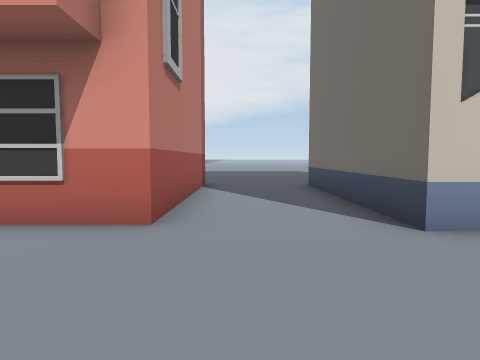
View 1 (above)

21 first-person views from a walk through a 3-D level made in the Unity game engine. The camera is 1.5 m above the floor, tilts 4° down and sees 75° across. The floor is counted in squares, 2 m on a side. Each view is taken from the middle of a square. On the plan, view 1 faces up. The plan holds only what a view shows up to about 10 squares ahead; the rest is blank. The place goes on beyond the plan. The player is left out. Some animated figures are left out.

View 2
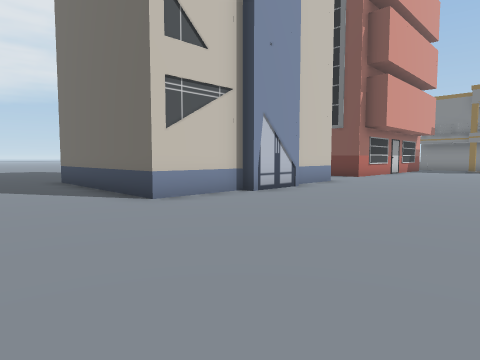

View 3
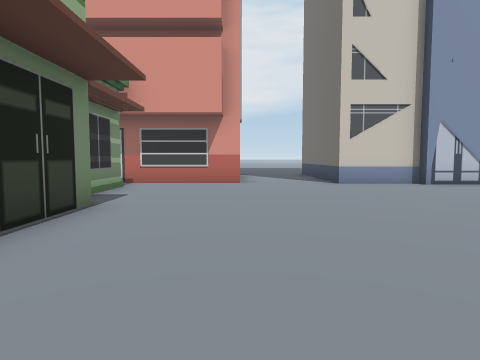

View 4
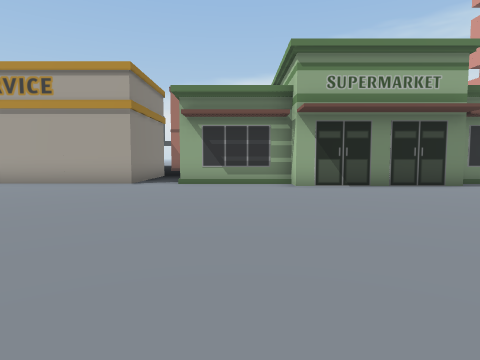

View 5
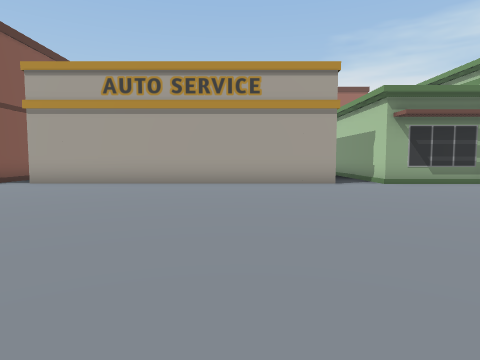

View 6
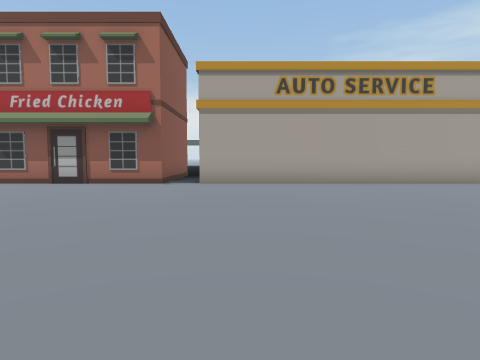

View 7
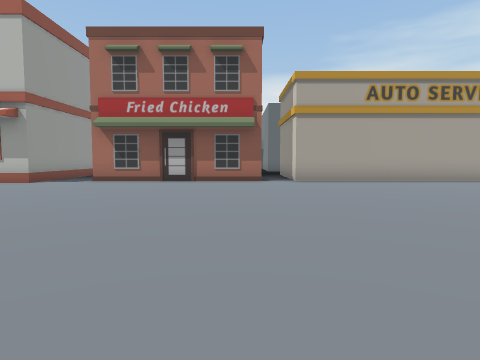

View 8
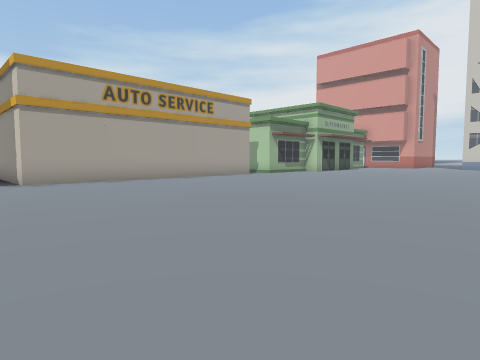

View 9
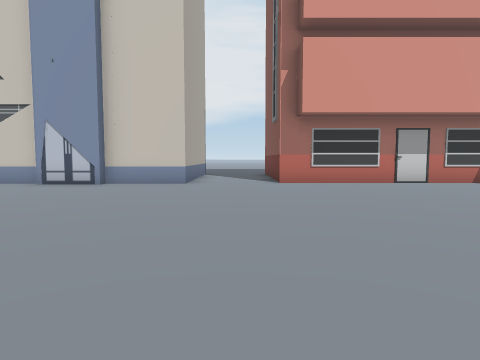

View 10
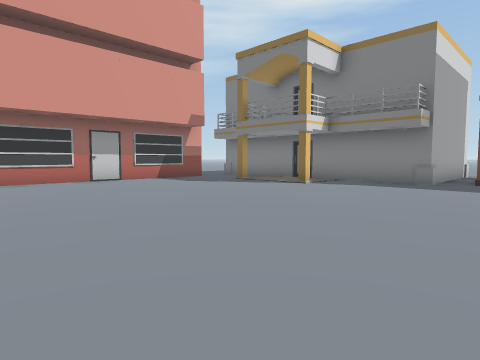

View 11
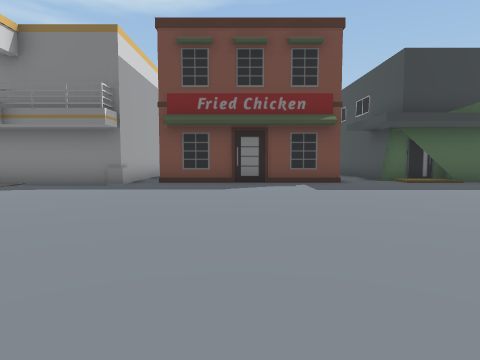

View 12
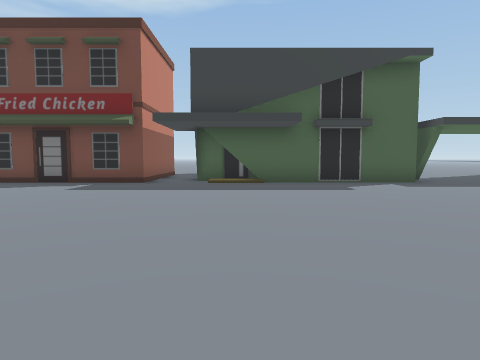

View 13
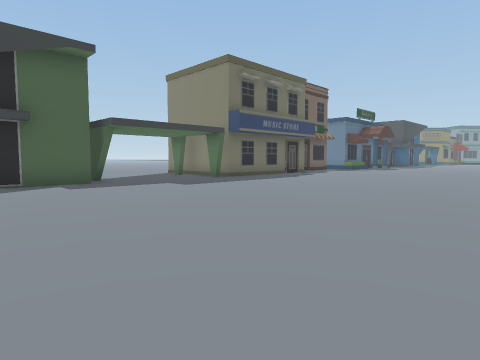

View 14
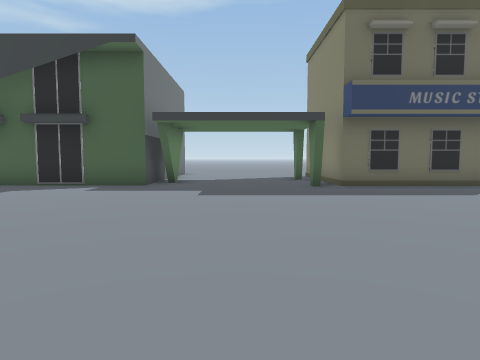

View 15
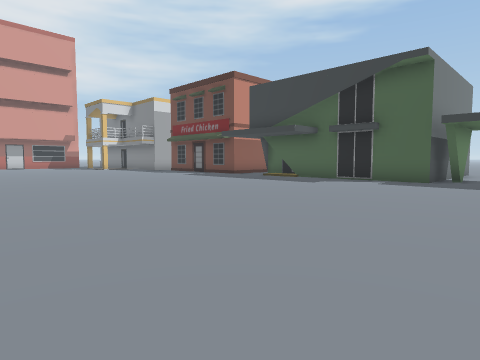

View 16
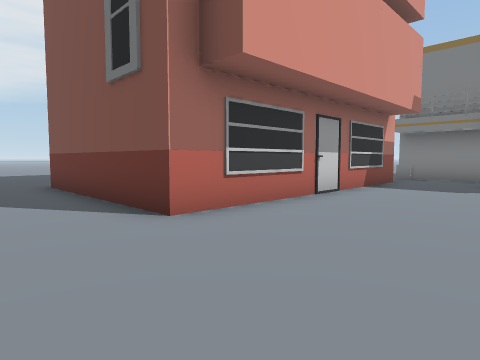

View 17
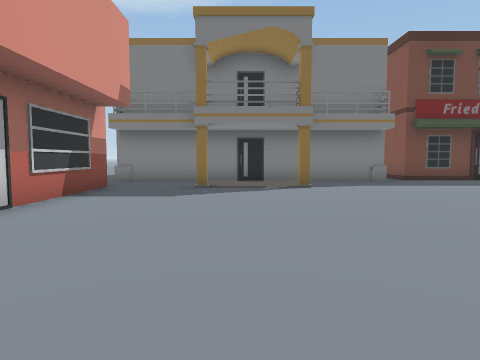

View 18
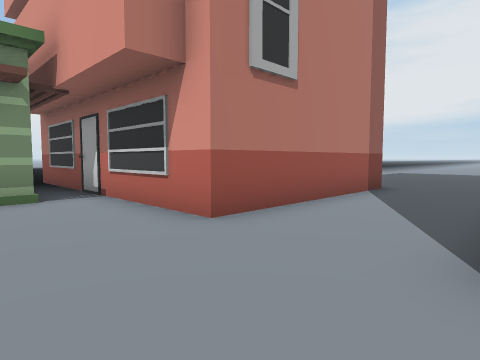

View 19
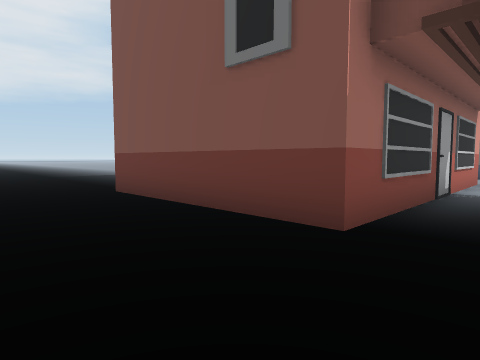

View 20
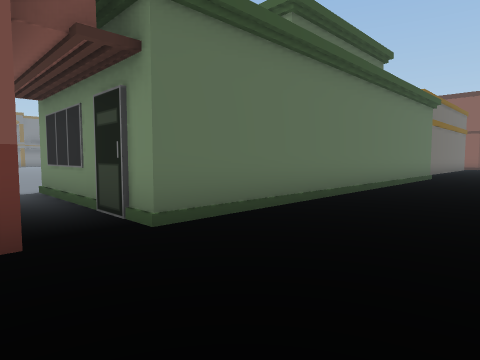

View 21
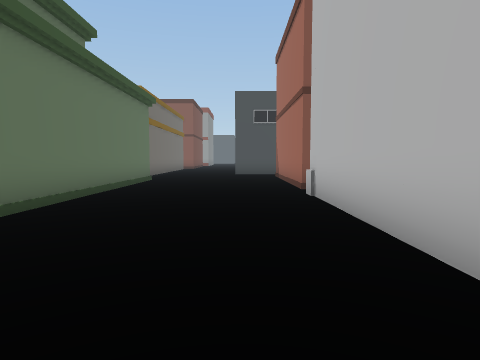

### Floor plan
Key: @ floor where view 1 was taken; # wall or solid block; . floor; B building.
Columns run from 14 left of view 1 to 23 right of it. Each row starts with its distance up from view 1.
  9    ..B       B...       ..B
  8    ..B       B..B       ..B
  7     .B       B..B       ..B
  6      B       B..B       ..B
  5      B       B..B       ..B
  4   .  BBBBBBBBB..B     B...BBBBBBBB.#
  3      ...........BBBBBBB............#
  2   .  BBBBBB........................#
  1      B    B......................#.#
  0 #    B    B...@....................#
 -1 #   .BB   B........................#
 -2 #  ..BB   B.......   ............#.#
 -3 #  ..BB   B......    ..............#
 -4 #....BB   B......     .............###
 -5  ....BB  BB.......     ...............
 -6 #....BB  BB........     ............#
 -7 #....B    B.........     ...........#
 -8 #....B   BB........       ..........#
 -9          ..........        .........#
-10          ..........        .........#
-11           B.........       .........#
-12           B.........      ...........
-13           B.........      ..........
-14           B.........      ..........#
-15           B.........      ..........#
-16           B.........      ..........#
-17           B..........     ..........#
-18           B..........    ...........#
-19        BBBB..........    ...........##
-20          ............    ...........##
-21          #...........    .............
-22          #..........     .............
-23          #.........        ...........
-24          #........         ........#..
-25          #......           .........##
-26           .....            .... ....#

Where each view was taken, in squares from view 1:
view 1: 0 up, 0 right, facing up
view 2: 2 down, 1 left, facing up-right
view 3: 6 down, 1 left, facing up
view 4: 7 down, 5 right, facing left
view 5: 13 down, 5 right, facing left
view 6: 18 down, 5 right, facing left
view 7: 21 down, 6 right, facing left
view 8: 21 down, 6 right, facing up-left
view 9: 6 down, 10 right, facing up
view 10: 7 down, 11 right, facing up-right
view 11: 8 down, 12 right, facing right
view 12: 14 down, 12 right, facing right
view 13: 16 down, 12 right, facing down-right
view 14: 22 down, 13 right, facing right
view 15: 22 down, 11 right, facing up-right
view 16: 0 up, 9 right, facing up-right
view 17: 0 up, 11 right, facing right
view 18: 1 up, 2 right, facing up-left
view 19: 2 up, 12 left, facing up-right
view 20: 4 up, 12 left, facing down-right
view 21: 2 up, 12 left, facing down
